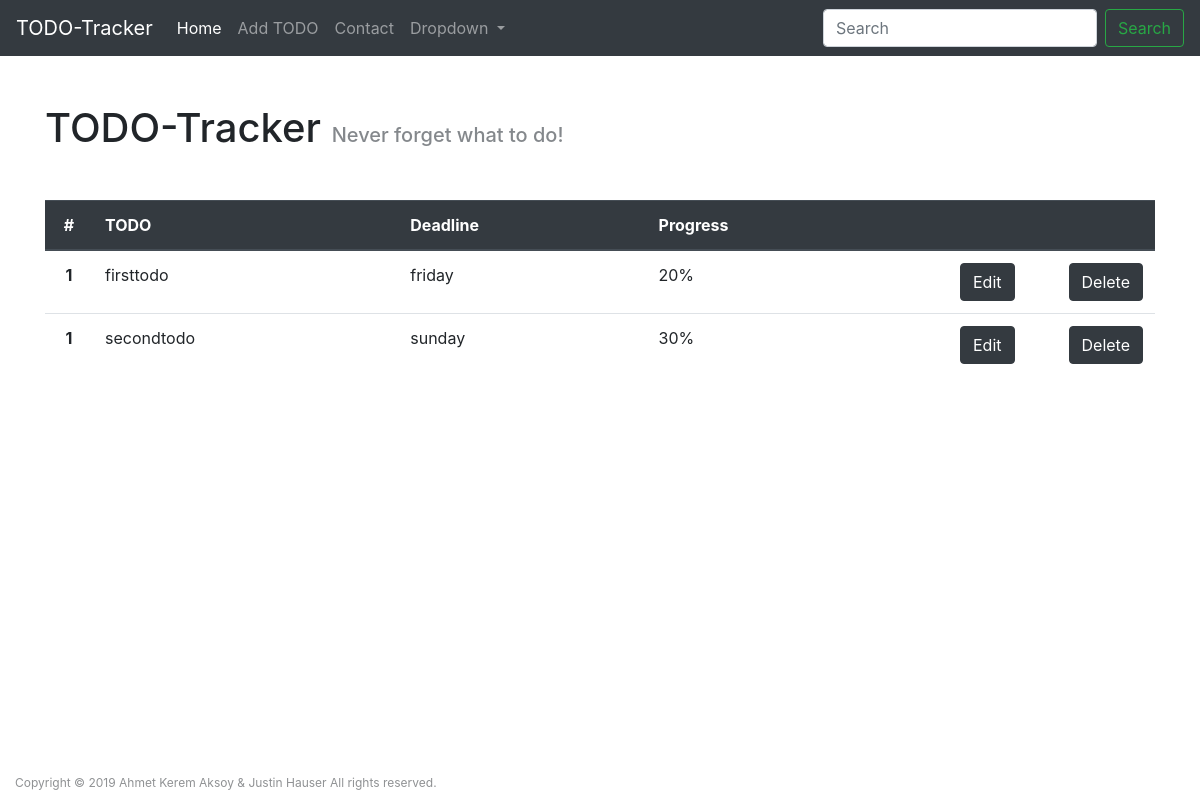
Page /todos/ on the earlier database version.
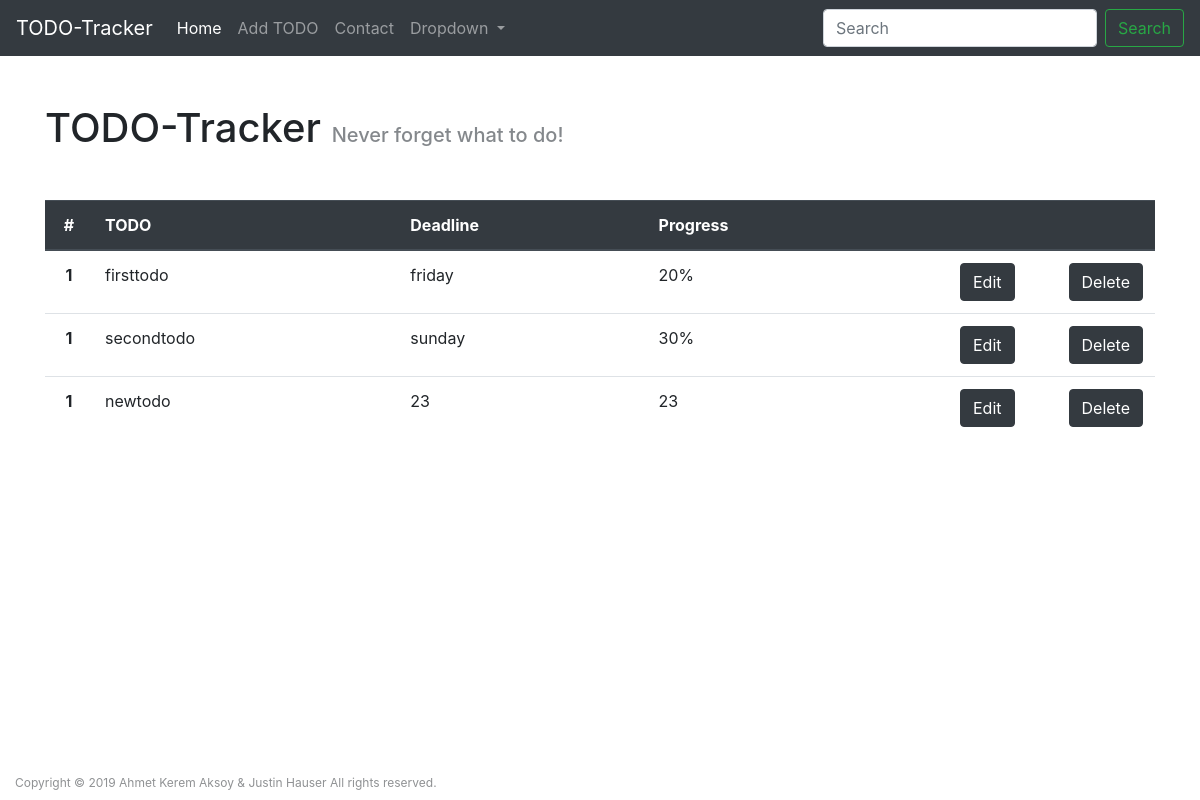
Same page on the later database version.
### todos/models.py (models this page shows, shortened)
class Todo(models.Model):
    name = models.TextField(max_length=160)
    deadline = models.TextField(max_length=160)
    progress = models.CharField(max_length=4)
    objects = models.Manager()

### todos/views.py (the view)
# urls.py: path('', TodoListView.as_view(), name='todos-home'),
class TodoListView(ListView):
    model = Todo
    template_name = 'todos/index.html'
    context_object_name = 'todos'
    ordering = ['id']

### todos/templates/todos/index.html (shortened to what this page needs)
<!doctype html>
<html lang="en">
<head>
  <link rel="stylesheet" href="css/app.min.css">
</head>
<body class="home">
  <nav class="navbar navbar-expand-lg navbar-dark bg-dark">
    <a class="navbar-brand" href="index.html">TODO-Tracker</a>
    <div class="collapse navbar-collapse" id="navbarSupportedContent">
      <ul class="navbar-nav mr-auto">
        <li class="nav-item active">
          <a class="nav-link" href="index.html">Home <span class="sr-only">(current)</span></a>
        </li>
        <li class="nav-item">
          <a class="nav-link" href="addtodo.html">Add TODO</a>
        </li>
        <li class="nav-item">
          <a class="nav-link" href="contact.html">Contact</a>
        </li>
        <li class="nav-item dropdown">
          <a class="nav-link dropdown-toggle" href="#" id="navbarDropdown" role="button" data-toggle="dropdown" aria-haspopup="true" aria-expanded="false">
            Dropdown
          </a>
        </li>
      </ul>
      <form class="form-inline my-2 my-lg-0">
        <input class="form-control mr-sm-2" type="search" placeholder="Search" aria-label="Search">
        <button class="btn btn-outline-success my-2 my-sm-0" type="submit">Search</button>
      </form>
    </div>
  </nav>
  <div class="container container--title mt-5 mb-5">
    <h1 class="page-title">TODO-Tracker <span class="page-title__sub">Never forget what to do!</span></h1>
  </div>
  <div class="container container--todo">
    <table class="table table--todo">
      <thead class="thead-dark">
        <tr>
          <th class="todo__number" scope="col">#</th>
          <th class="todo__name" scope="col">TODO</th>
          <th class="todo__due-date" scope="col">Deadline</th>
          <th class="todo__progress" scope="col">Progress</th>
          <th class="todo__edit" scope="col"></th>
          <th class="todo__delete" scope="col"></th>
        </tr>
      </thead>
      <tbody>
        {% for todo in todos %}
        <tr class="todo">
          <th class="todo__number" scope="row">1</th>
          <td class="todo__name">{{ todo.name }}</td>
          <td class="todo__due-date">{{ todo.deadline }}</td>
          <td class="todo__progress">{{ todo.progress }}</td>
          <td class="todo__edit"><button type="button" class="btn btn-dark">Edit</button></td>
          <td class="todo__delete"><button type="button" class="btn btn-dark">Delete</button></td>
        </tr>
        {% endfor %}
      </tbody>
    </table>
  </div>
  <div class="container-fluid footer">
    <p>Copyright © 2019 Ahmet Kerem Aksoy & Justin Hauser All rights reserved.</p>
  </div>
</body>
</html>

Differences in the rows shown:
added Todo: name "newtodo", deadline "23", progress "23"
